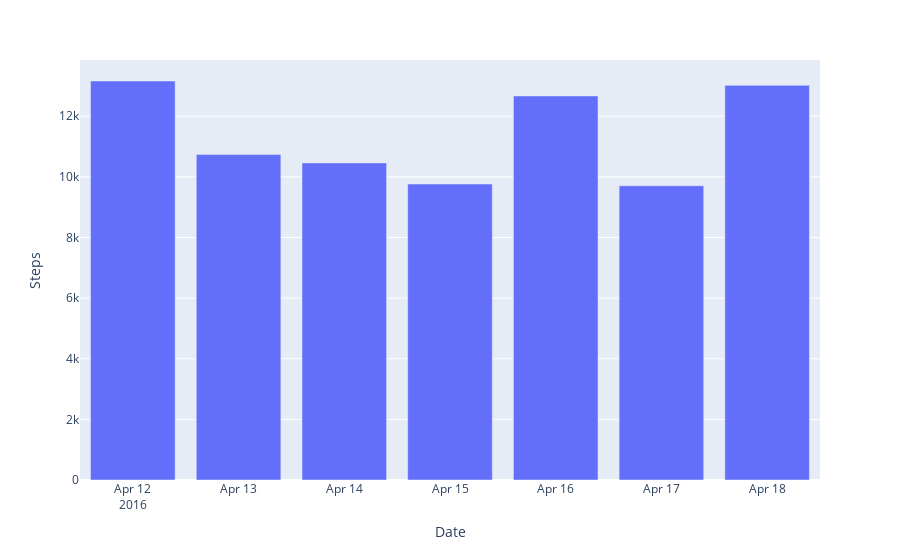

Notebook cell for this chart:
### Code cell
fig = px.bar(daily, x='Date', y='Steps')
fig.show()

### Figure 1 — Plotly figure (JSON) as saved in the notebook; plotly's stock layout.template omitted (floating-point values rounded to 4 significant figures)
{"data": [{"alignmentgroup": "True", "hovertemplate": "Date=%{x}<br>Steps=%{y}<extra></extra>", "legendgroup": "", "marker": {"color": "#636efa", "pattern": {"shape": ""}}, "name": "", "offsetgroup": "", "orientation": "v", "showlegend": false, "textposition": "auto", "type": "bar", "x": ["2016-04-12T00:00:00", "2016-04-13T00:00:00", "2016-04-14T00:00:00", "2016-04-15T00:00:00", "2016-04-16T00:00:00", "2016-04-17T00:00:00", "2016-04-18T00:00:00"], "xaxis": "x", "y": [13162, 10735, 10460, 9762, 12669, 9705, 13019], "yaxis": "y"}], "layout": {"barmode": "relative", "legend": {"tracegroupgap": 0}, "margin": {"t": 60}, "xaxis": {"anchor": "y", "domain": [0, 1], "title": {"text": "Date"}}, "yaxis": {"anchor": "x", "domain": [0, 1], "title": {"text": "Steps"}}}}
